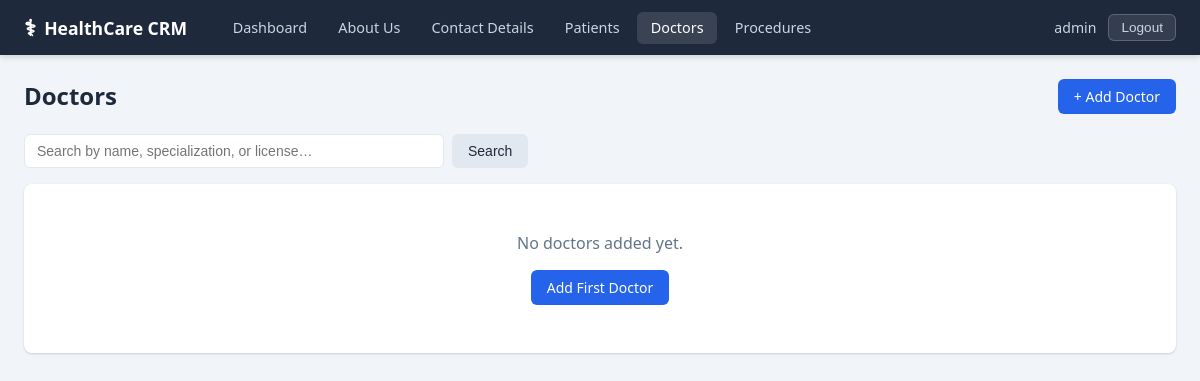
Page /doctors/ (signed in) on the earlier database version.
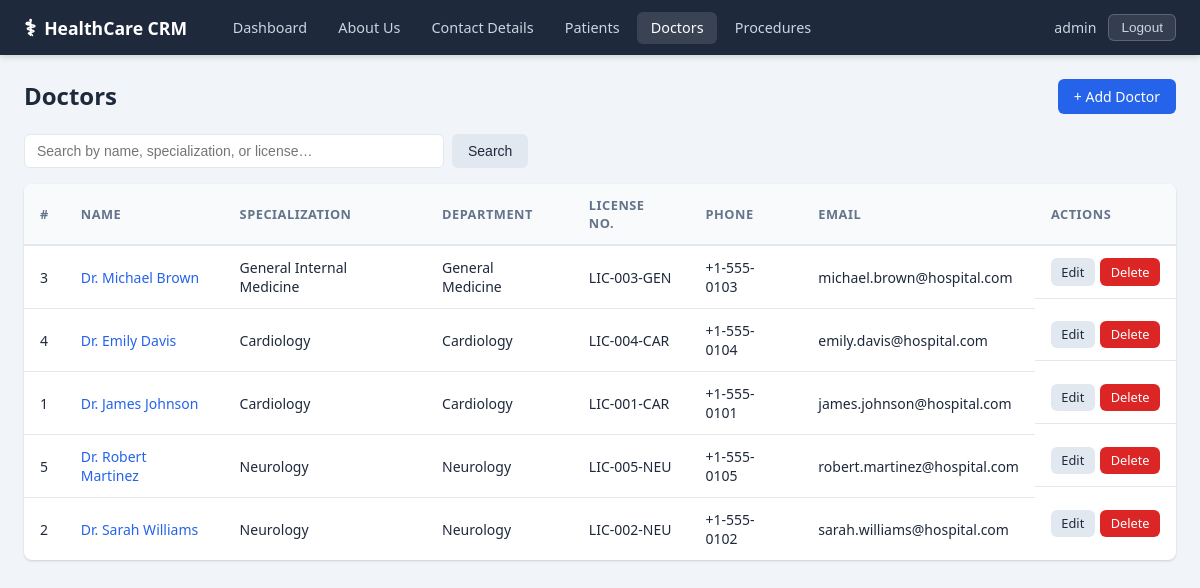
Same page on the later database version.
### apps/core/models.py (models this page shows, shortened)
class Doctor(models.Model):
    GENDER_CHOICES = [('M', 'Male'), ('F', 'Female'), ('O', 'Other')]
    first_name = models.CharField(max_length=100)
    last_name = models.CharField(max_length=100)
    gender = models.CharField(max_length=1, choices=GENDER_CHOICES)
    specialization = models.CharField(max_length=150)
    license_number = models.CharField(max_length=50, unique=True)
    phone = models.CharField(max_length=20)
    email = models.EmailField(unique=True)
    department = models.ForeignKey(
        Department,
        on_delete=models.SET_NULL,
        null=True,
        blank=True,
        related_name='doctors',
    )
    created_at = models.DateTimeField(auto_now_add=True)
    class Meta:
        ordering = ['last_name', 'first_name']
    @property
    def full_name(self):
        return f'Dr. {self.first_name} {self.last_name}'

class Department(models.Model):
    name = models.CharField(max_length=100, unique=True)
    head_doctor = models.ForeignKey(
        'Doctor',
        on_delete=models.SET_NULL,
        null=True,
        blank=True,
        related_name='headed_department',
    )
    class Meta:
        ordering = ['name']
    def __str__(self):
        return self.name

### apps/core/views.py (the view, shortened to what this page needs)
# urls.py: path('doctors/', views.doctor_list, name='doctor_list'),
@login_required
def doctor_list(request):
    query = request.GET.get('q', '').strip()
    doctors = Doctor.objects.select_related('department').all()
    return render(request, 'doctors/list.html', {'doctors': doctors, 'query': query})

### templates/doctors/list.html (shortened to what this page needs)
{% extends 'base.html' %}
{% block content %}
<div class="page-header">
  <h2>Doctors</h2>
  <a href="{% url 'doctor_create' %}" class="btn btn-primary">+ Add Doctor</a>
</div>
<form method="get" class="search-bar">
  <input type="text" name="q" value="{{ query }}" placeholder="Search by name, specialization, or license…" class="form-input search-input" />
  <button type="submit" class="btn btn-secondary">Search</button>
</form>
{% if doctors %}
<table class="table">
  <thead>
    <tr>
      <th>#</th><th>Name</th><th>Specialization</th><th>Department</th>
      <th>License No.</th><th>Phone</th><th>Email</th><th>Actions</th>
    </tr>
  </thead>
  <tbody>
    {% for d in doctors %}
    <tr>
      <td>{{ d.pk }}</td>
      <td><a href="{% url 'doctor_detail' d.pk %}" class="table-link">{{ d.full_name }}</a></td>
      <td>{{ d.specialization }}</td>
      <td>{{ d.department|default:"—" }}</td>
      <td>{{ d.license_number }}</td>
      <td>{{ d.phone }}</td>
      <td>{{ d.email }}</td>
      <td class="actions">
        <a href="{% url 'doctor_edit' d.pk %}" class="btn btn-sm btn-secondary">Edit</a>
        <a href="{% url 'doctor_delete' d.pk %}" class="btn btn-sm btn-danger">Delete</a>
      </td>
    </tr>
    {% endfor %}
  </tbody>
</table>
{% else %}
<div class="empty-state">
  <p>{% if query %}No doctors found for "{{ query }}".{% else %}No doctors added yet.{% endif %}</p>
  {% if not query %}<a href="{% url 'doctor_create' %}" class="btn btn-primary">Add First Doctor</a>{% endif %}
</div>
{% endif %}
{% endblock %}

Differences in the rows shown:
added Doctor: pk "3", full_name "Dr. Michael Brown", specialization "General Internal Medicine", department "General Medicine", license_number "LIC-003-GEN", phone "+1-555-0103", email "michael.brown@hospital.com"
added Doctor: pk "4", full_name "Dr. Emily Davis", specialization "Cardiology", department "Cardiology", license_number "LIC-004-CAR", phone "+1-555-0104", email "emily.davis@hospital.com"
added Doctor: pk "1", full_name "Dr. James Johnson", specialization "Cardiology", department "Cardiology", license_number "LIC-001-CAR", phone "+1-555-0101", email "james.johnson@hospital.com"
added Doctor: pk "5", full_name "Dr. Robert Martinez", specialization "Neurology", department "Neurology", license_number "LIC-005-NEU", phone "+1-555-0105", email "robert.martinez@hospital.com"
added Doctor: pk "2", full_name "Dr. Sarah Williams", specialization "Neurology", department "Neurology", license_number "LIC-002-NEU", phone "+1-555-0102", email "sarah.williams@hospital.com"
Other differences:
text no longer shown: "No doctors added yet. Add First Doctor"
text now shown: "# NAME SPECIALIZATION DEPARTMENT LICENSE NO. PHONE EMAIL ACTIONS"
